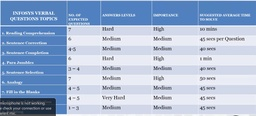
#> input picture Input.jpg, 256 x 116 px, shrunk from 1218 x 553 before the run
$ python rsa.py
#> lines starting #> are read from the running program, lines starting #| are printed output that depends on the picture
import random
import os,sys
import numpy
from PIL import Image
import tkinter as tk
from tkinter import filedialog
from math import gcd
import time
root = tk.Tk()
root.withdraw()
file_path = filedialog.askopenfilename()
#> the answer given: Input.jpg
jpgfile = Image.open(file_path)
#> jpgfile is the input picture: PIL image 256x116 RGB; mean R, G, B 163.4, 182.8, 212.6
print ('The file bit size: ' , jpgfile.bits,'\nThe file is: ', jpgfile.size,'\nThe file format is: ', jpgfile.format)
#| The file bit size:  8
#| The file is:  (256, 116)
#| The file format is:  JPEG
row,col = jpgfile.size
#> row = 256; col = 116
pixels = jpgfile.load()
row1 = 1000003
phi = [0 for x1 in range(row1)]
occ = [0 for x1 in range(row1)]
primes = []
phi[1] = 1
for i in range(2,1000001):
	#print (i)
	if(phi[i] == 0):
		phi[i] = i-1
		#print (i)
		primes.append(i)
		#j = 2*i
		for j in range (2*i,1000001,i):
			#print("j ",j)
			#print(j)
			if(occ[j] == 0):
				#print ("inside if2")
				occ[j] = 1
				phi[j] = j
				#print (phi[j])
				#print ((i-1)//i)
			phi[j] = (phi[j]*(i-1))//i
			#print(phi[j])
			#j = j + i
#print (primes)
p = int(input("Enter a prime number value for P: "))
#> the answer given: 3
q = int(input("Enter a prime number value for Q: "))
#> the answer given: 3
print ("p = ",p,"q = ",q)
start = time.time()
n = p*q
pint = (p-1)*(q-1)
mod = n
phin1 = phi[n]
phin2 = phi[phin1]
for i in range(5,1000000):
   if( gcd(i,pint) == 1):
       print("The value of e is: ", i)
       e = i
       break
mod1 = phin1
def power1(x,y,m):
#> called with x = 5, y = 1, m = 6
	ans=1
	while(y>0):
		if(y%2==1):
			ans=(ans*x)%m
		y=y//2
		x=(x*x)%m
	return ans
d = power1(e,phin2-1,mod1)
enc = [[0 for x in range(row)] for y in range(col)]
dec = [[0 for x in range(row)] for y in range(col)]
for i in range(col):
	for j in range(row):
		r,g,b = pixels[j,i]
		r1 = power1(r+10,e,mod)
		g1 = power1(g+10,e,mod)
		b1 = power1(b+10,e,mod)
		enc[i][j] = [r1,g1,b1]
print (pixels[row-1,col-1])
#| (219, 224, 228)
img = numpy.array(enc,dtype = numpy.uint8)
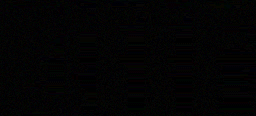
#> img: shape (116, 256, 3); mean of channels 0, 1, 2 2.89, 2.75, 2.96; drawn as R, G, B
img1 = Image.fromarray(img,"RGB")
#pixels2 = img1.load()
img1.show()
for i in range(col):
	for j in range(row):
		r,g,b = enc[i][j]
		r1 = power1(r,d,mod)-10
		g1 = power1(g,d,mod)-10
		b1 = power1(b,d,mod)-10
		dec[i][j] = [r1,g1,b1]
img2 = numpy.array(dec,dtype = numpy.uint8)
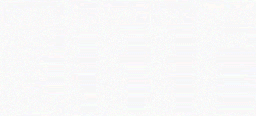
#> img2: shape (116, 256, 3); mean of channels 0, 1, 2 248.6, 248.4, 248.8; drawn as R, G, B
img3 = Image.fromarray(img2,"RGB")
img3.show()
img3.save('out.bmp')
j = Image.open("out.bmp")
img = j.save("out.jpg")
end = time.time()
p = j.load()
print (p[row-1,col-1])
#| (250, 246, 250)

print("Execution time: " ,end - start, "seconds")
